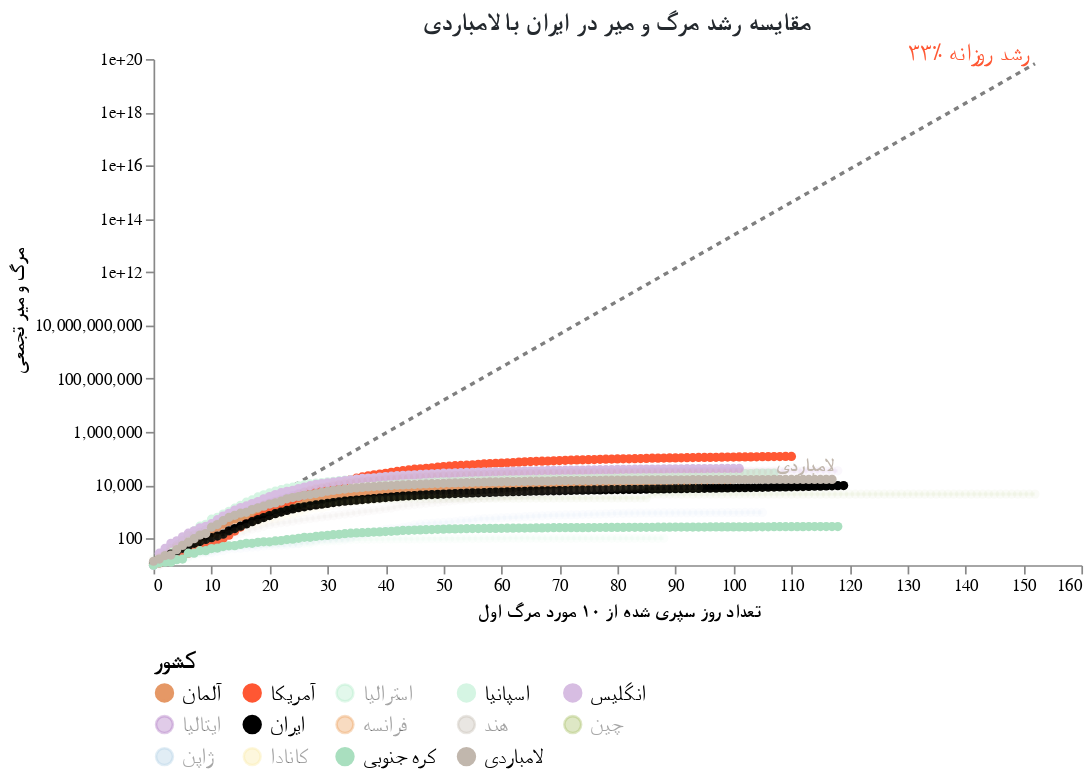

Notebook source saved alongside this figure:
### Markdown cell above
## در لامباردی چه گذشت؟

لومباردی ، منطقه ایی در ایتالیا با تنها ۱۰ میلیون نفر جمعیت ، دارای مرگ و میر بیش از ۴۰۰۰ تن به دلیل کووید ۱۹ است. لومباردی در بالاترین میزان مرگ و میر روزانه خود ، در یک روز ۵۴۶ کشته برجای گذاشت. این نشان می دهد که ویروس حتی در مقیاس جمعیتی کوچک ، احتمالاً به دلیل خدمات مراقبت های بهداشتی اندک میتواند میزان مرگ و میر بالایی داشته باشد.

ایران در مقایسه با لمباردی کجا ایستاده است؟

### Code cell
#hide_input
chart5 = make_since_chart(['انگلیس','ایران',  'آمریکا', 'اسپانیا', 'آلمان', 'کره جنوبی'], ['لامباردی'])
chart5

### Figure 1 — Vega-Lite specification as saved in the notebook (floating-point values rounded to 4 significant figures; data arrays with more than 128 entries replaced by an {"elided": "..."} marker saying what was removed)
{"config": {"view": {"continuousWidth": 400, "continuousHeight": 300, "strokeOpacity": 0}, "axis": {"grid": false}, "title": {"color": "#24292e", "font": "Tahoma", "fontSize": 15}}, "layer": [{"mark": {"type": "line", "color": "black", "opacity": 0.5, "strokeDash": [3, 3]}, "encoding": {"x": {"type": "quantitative", "field": "Days since 10th death"}, "y": {"type": "quantitative", "field": "Confirmed Cases"}}}, {"mark": {"type": "text", "align": "right", "color": "#FF5733", "dy": -6, "fontSize": 14, "text": "۳۳٪ رشد روزانه"}, "encoding": {"x": {"type": "quantitative", "field": "Days since 10th death"}, "y": {"type": "quantitative", "field": "Confirmed Cases"}}, "transform": [{"filter": "(datum['Days since 10th death'] >= 152)"}]}, {"data": {"name": "data-1f8033877f290370ebff32212c637161"}, "mark": {"type": "line", "point": true}, "encoding": {"color": {"type": "nominal", "field": "Country", "legend": {"columns": 5, "labelFont": "Tahoma", "labelFontSize": 13, "orient": "bottom", "symbolLimit": 100, "title": "کشور", "titleFont": "Tahoma", "titleFontSize": 14}, "scale": {"domain": ["آلمان", "آمریکا", "استرالیا", "اسپانیا", "انگلیس", "ایتالیا", "ایران", "فرانسه", "هند", "چین", "ژاپن", "کانادا", "کره جنوبی", "لامباردی"], "range": ["#E59866", "#FF5733", "#ABEBC6", "#D5F5E3", "#D7BDE2", "#A569BD", "black", "#EB984E", "#C1B7AD", "#A1BA59", "#A9CCE3", "#F9E79F", "#A9DFBF", "#C1B7AD"]}}, "opacity": {"condition": {"value": 1, "selection": "selector002"}, "value": 0.05}, "tooltip": [{"type": "nominal", "field": "Country"}, {"type": "temporal", "field": "Date"}, {"type": "quantitative", "field": "Confirmed Cases"}, {"type": "quantitative", "field": "Days since 10th death"}], "x": {"type": "quantitative", "axis": {"title": "تعداد روز سپری شده از ۱۰ مورد مرگ اول", "titleFont": "Tahoma"}, "field": "Days since 10th death"}, "y": {"type": "quantitative", "axis": {"title": "مرگ و میر تجمعی", "titleFont": "Tahoma"}, "field": "Confirmed Cases", "scale": {"type": "log"}}}, "selection": {"selector002": {"type": "multi", "fields": ["Country"], "bind": "legend", "init": [{"Country": "انگلیس"}, {"Country": "ایران"}, {"Country": "آمریکا"}, {"Country": "اسپانیا"}, {"Country": "آلمان"}, {"Country": "کره جنوبی"}, {"Country": "لامباردی"}]}}, "width": 550}, {"data": {"name": "data-1f8033877f290370ebff32212c637161"}, "mark": {"type": "text", "align": "right", "dy": -8, "fontWeight": "bold"}, "encoding": {"color": {"type": "nominal", "field": "Country", "legend": {"columns": 5, "labelFont": "Tahoma", "labelFontSize": 13, "orient": "bottom", "symbolLimit": 100, "title": "کشور", "titleFont": "Tahoma", "titleFontSize": 14}, "scale": {"domain": ["آلمان", "آمریکا", "استرالیا", "اسپانیا", "انگلیس", "ایتالیا", "ایران", "فرانسه", "هند", "چین", "ژاپن", "کانادا", "کره جنوبی", "لامباردی"], "range": ["#E59866", "#FF5733", "#ABEBC6", "#D5F5E3", "#D7BDE2", "#A569BD", "black", "#EB984E", "#C1B7AD", "#A1BA59", "#A9CCE3", "#F9E79F", "#A9DFBF", "#C1B7AD"]}}, "opacity": {"condition": {"value": 1, "selection": "selector002"}, "value": 0.05}, "text": {"type": "nominal", "field": "Country"}, "tooltip": [{"type": "nominal", "field": "Country"}, {"type": "temporal", "field": "Date"}, {"type": "quantitative", "field": "Confirmed Cases"}, {"type": "quantitative", "field": "Days since 10th death"}], "x": {"type": "quantitative", "axis": {"title": "تعداد روز سپری شده از ۱۰ مورد مرگ اول", "titleFont": "Tahoma"}, "field": "Days since 10th death"}, "y": {"type": "quantitative", "axis": {"title": "مرگ و میر تجمعی", "titleFont": "Tahoma"}, "field": "Confirmed Cases", "scale": {"type": "log"}}}, "transform": [{"filter": "(datum['Date'] >= 1592870400000)"}], "width": 550}], "data": {"name": "data-20b568ce5c633df777ba41d421527b37"}, "title": "مقایسه رشد مرگ و میر در ایران با لامباردی", "$schema": "https://vega.github.io/schema/vega-lite/v4.8.1.json", "datasets": {"data-20b568ce5c633df777ba41d421527b37": {"elided": "153 records"}, "data-1f8033877f290370ebff32212c637161": {"elided": "1540 records"}}}
